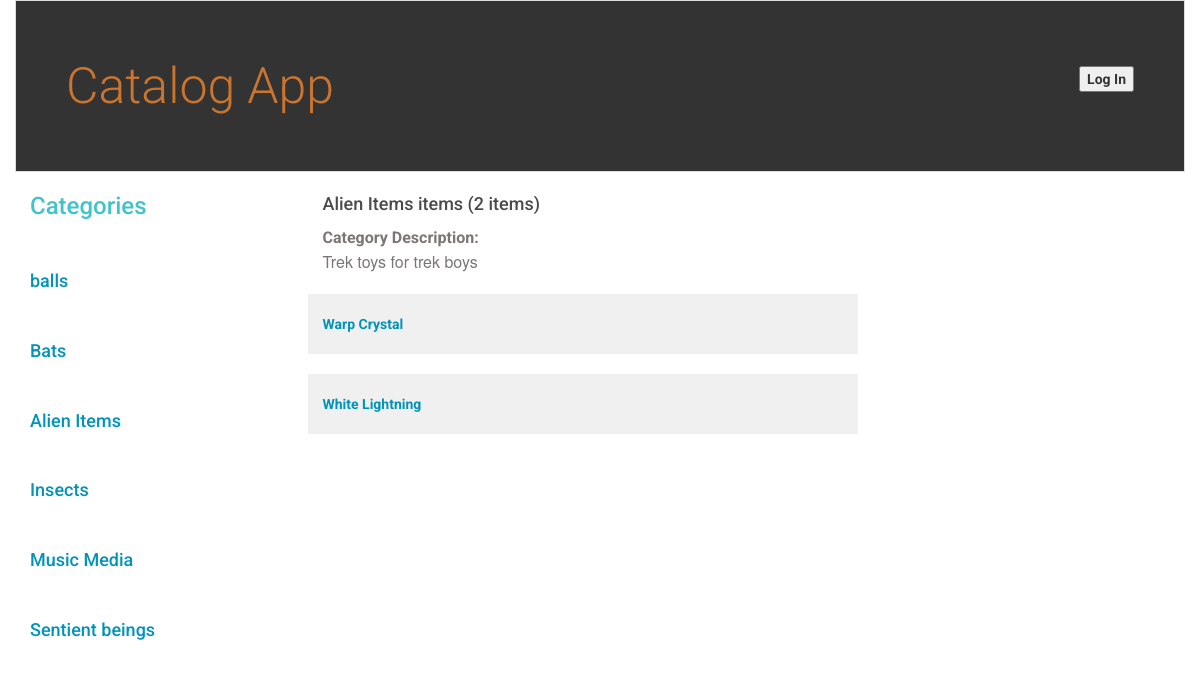
Page /catalog/Alien Items/items/ on the committed database.
### database_setup.py (models this page shows, shortened)
class Category(Base):
    __tablename__ = 'category'
    id = Column(Integer, primary_key=True)
    name = Column(String(250), nullable=False)
    description = Column(String(500), nullable=False)

class Item(Base):
    __tablename__ = 'item'
    id = Column(Integer, primary_key=True)
    name = Column(String(250), nullable=False)
    description = Column(String(500), nullable=False)
    creation_time = Column(DateTime, default=datetime.datetime.utcnow)
    category_id = Column(Integer, ForeignKey('category.id'))
    category = relationship(Category, backref=backref('items', uselist = True))

### application.py (the view)
@app.route('/catalog/<path:category_name>/')
@app.route('/catalog/<path:category_name>/items/')
def showItems(category_name):
    session = create_session()
    categories = session.query(Category).all()
    category = session.query(Category).filter_by(name = category_name).one()
    items = session.query(Item).filter_by(category_id = category.id).all()
    numberOfItems = session.query(Item).filter_by(category_id = category.id).count()
    session.close()
    if 'username' not in login_session:
        return render_template('publicitems.html', items = items, numItems = numberOfItems, category = category, categories = categories)
    else:
        return render_template('items.html', items = items, numItems = numberOfItems, category = category, categories = categories)

### helper.py (called while the page is built)
def create_session():
    DB_engine = create_engine('sqlite:///catalog.db')
    Base.metadata.bind = DB_engine
    DBSession = sessionmaker(bind = DB_engine)
    return DBSession()

### templates/publicitems.html
{% extends "main.html" %}
{% block content %}
{% include "header.html" %}
<div class = 'row'>
  <div class = "col-md-3">
    <h2> Categories </h2>
    {% for category in categories %}
    <div class = 'categories padding-top'>
      <a href = {{url_for('showItems', category_name = category.name)}}><h4>{{category.name}}</h4></a>
    </div>
    {% endfor %}
  </div>
  <div class = 'col-md-6'>
    <h3> {{category.name}} items ({{numItems}} items) </h3>
    <p><strong> Category Description: </strong>
    <br>
     {{category.description}}
    </p>
    {% for i in items %}
      <div class = 'item-list'> <a href = {{url_for('showItemDetail', category_name = category.name, item_name = i.name)}}>  {{i.name}} </a> </div>
    {% endfor %}
  </div>
</div>
{% endblock %}

### static/styles.css (style rules this page uses)
* { font-family: "Helvetica Neue Bold", Roboto, Helvetica, Arial, sans-serif; font-weight: 700; }
h2 { font-size: 24px; color: #42C3C9; line-height: 29px; }
h3 { font-size: 18px; color: #4A4A4A; line-height: 23px; }
p { font-family: "Helvetica Neue", Roboto, Helvetica, Arial, sans-serif; font-size: 16px; color: #7B7573; line-height: 24px; font-weight: 400; }
strong { font-size: 16px; color: #7B7573; line-height: 24px; }
div { overflow: scroll; }
a { font-size: 14px; color: #0093B9; line-height: 17px; }
.padding-top { padding-top: 30px; }
.item-list { background: #F0F0F0; padding: 20px; margin: 20px; margin-left: -20px; }

### rows in the picture
Category: name "balls"
Category: name "Bats"
Category: name "Alien Items", description "Trek toys for trek boys"
Category: name "Insects"
Category: name "Music Media"
Category: name "Sentient beings"
Item: name "Warp Crystal"
Item: name "White Lightning"

### other values in the picture
{{ numItems }} "2"
